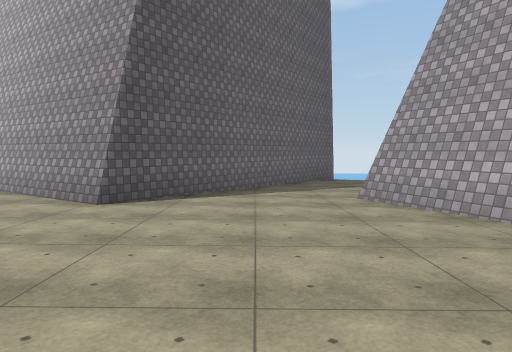
View 1 (above)

17 first-person views from a walk through a Unity game level. The camera is 1.5 m above the floor, tilts 4° down and sees 70° across. The floor is counted in squares, 2 m on a side. Each view is taken from the middle of a square. On the plan, view 1 faces up. The plan holds only what a view shows up to about 11 squares ahead; the rest is blank. The place goes on beyond the plan. Door leaves are left out, so doorways stand open. Some surface patterns are stand-ins.

View 2
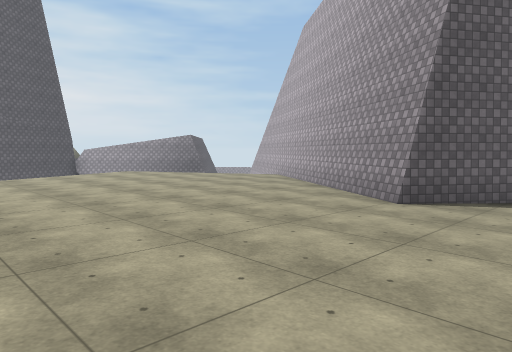

View 3
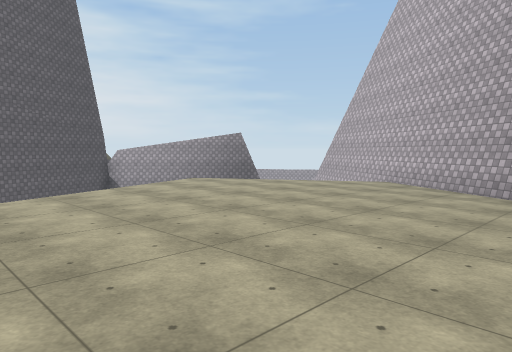

View 4
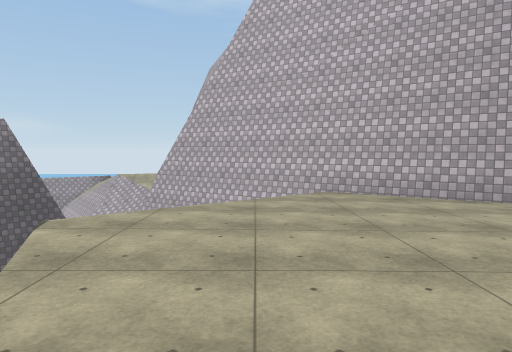

View 5
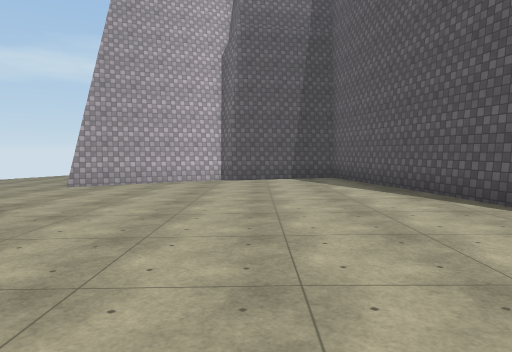

View 6
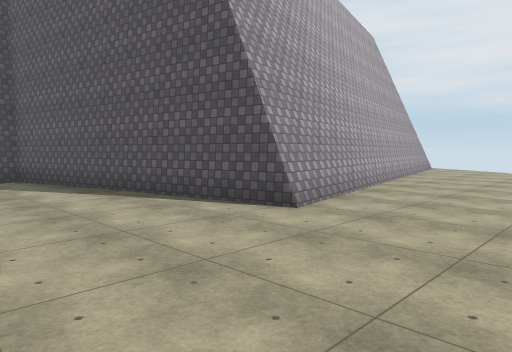

View 7
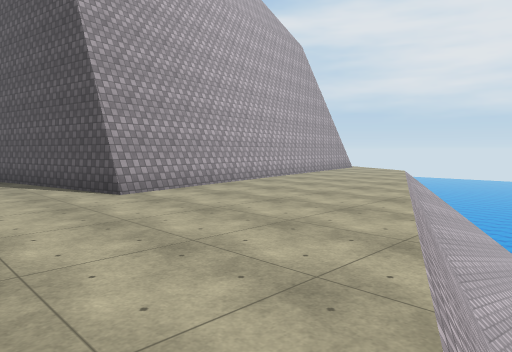

View 8
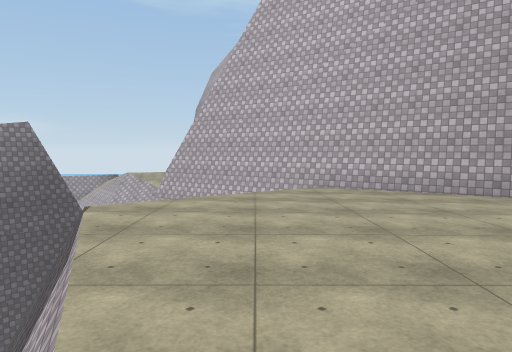

View 9
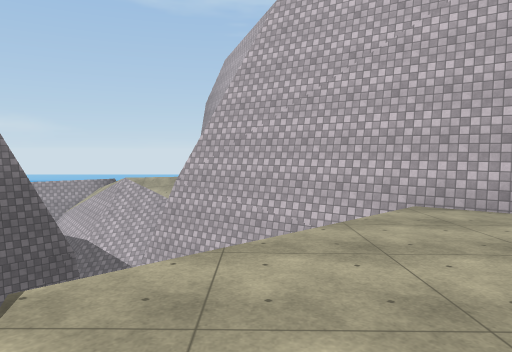

View 10
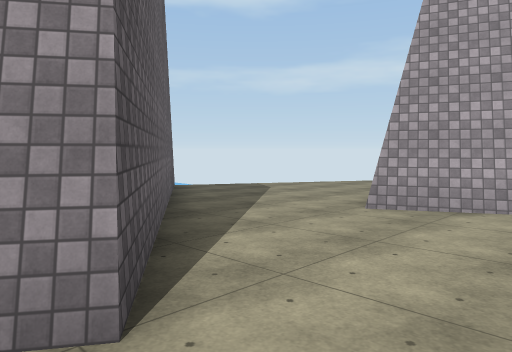

View 11
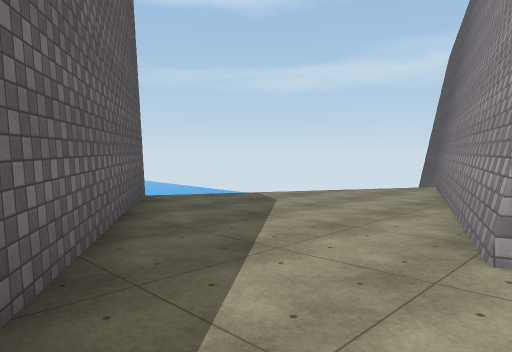

View 12
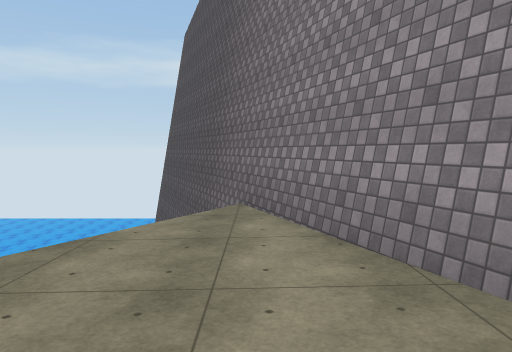

View 13
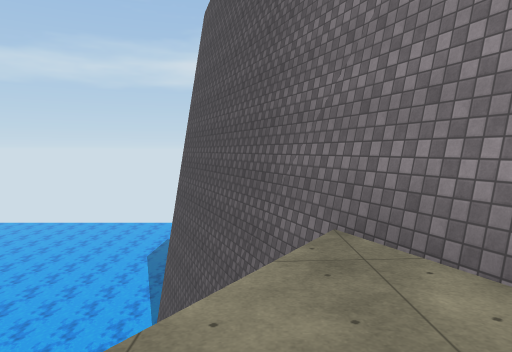

View 14
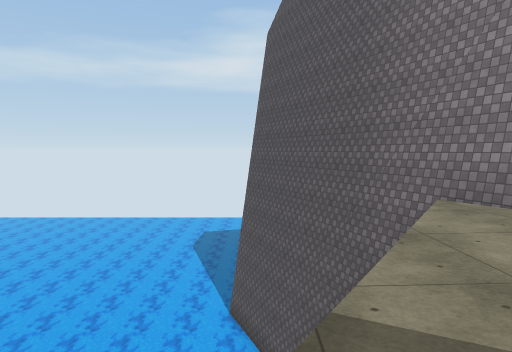

View 15
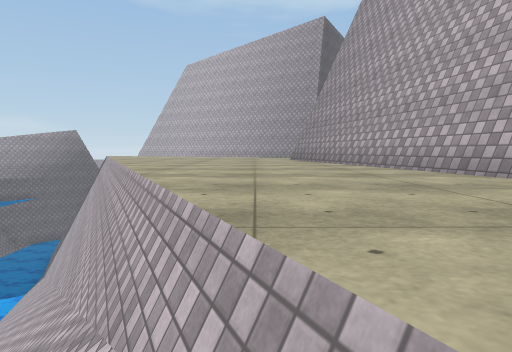

View 16
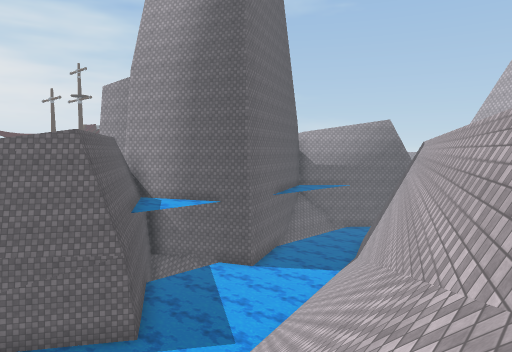

View 17
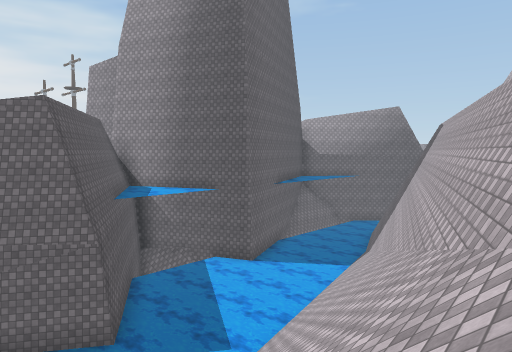

### Floor plan
Key: @ floor where view 1 was taken; # wall or solid block; x gap in a wall; . main floor; - floor 0.25 m lower than the main floor; _ floor 0.5 m lower than the main floor; / step, stairs or slope; = window, fence, low wall or low ledge; ~ water the walk can cross; ≈ water the walk keeps out of; v drop or lower ground.
Columns run from 16 left of view 1 to 16 right of it. Each row starts with its distance up from view 1.
 15 vvv                          vvvv
 14 vvv                          vvvv
 13   vv#             #x         vvv
 12 #v v###          ##__v      vvv##
 11 #v  vv##        ##____v   vvv###
 10 v     v###      #_______vv####
  9       v/-##    ##_______###
  8      v/..-### ##-_____###
  7     v/.....-###----####
  6    v/........##---##
  5    vv..........----#
  4     v............--##
  3     vv.............-#
  2      v..............#
  1      v..............#
  0     ##v.........@...#
 -1    ~/#v........######
 -2   ≈≈//#v.....###
 -3  ≈≈≈//##.....#
 -4 ≈≈≈≈///#v....#
 -5 ≈≈≈≈~//##....#
 -6 #≈≈≈≈///#/...#
 -7 ##≈≈  ///#...##
 -8 ##≈    //#....#
 -9 #≈      //#...#
-10         ///...
-11         ///=.
-12            /

Positions as (right, up) in squares from view 1, and headings:
1: (0, 0), facing up
2: (0, 0), facing up-left
3: (-4, 0), facing up-left
4: (-10, 2), facing up
5: (-7, 2), facing right
6: (-7, 2), facing down-right
7: (-10, 1), facing down-right
8: (-10, 1), facing up
9: (-11, 4), facing up
10: (-3, 4), facing up-right
11: (-1, 6), facing up-right
12: (3, 9), facing right
13: (5, 10), facing right
14: (3, 12), facing right
15: (-5, -12), facing up
16: (-6, -11), facing up-left
17: (-7, -10), facing up-left
